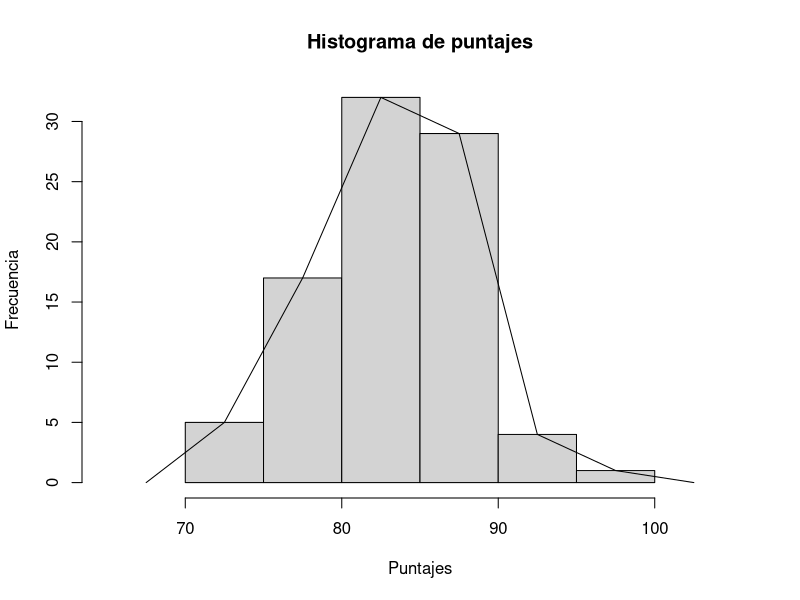
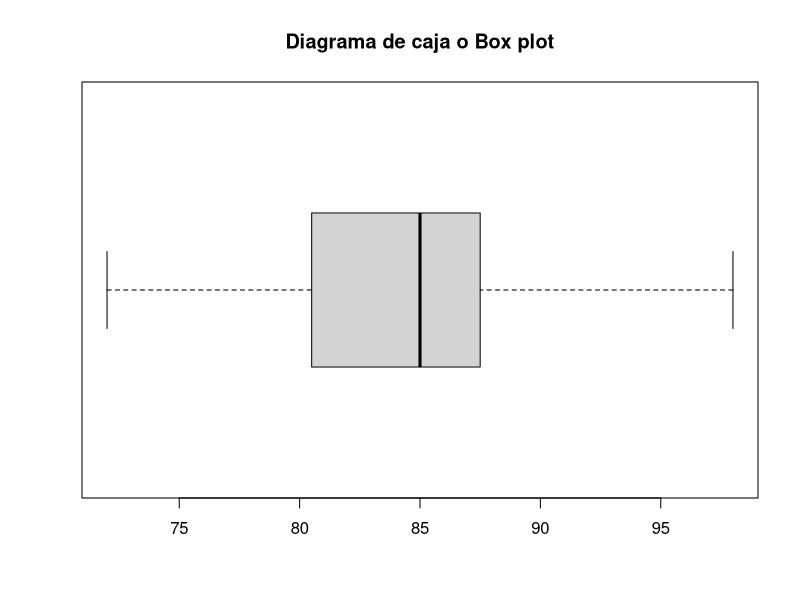
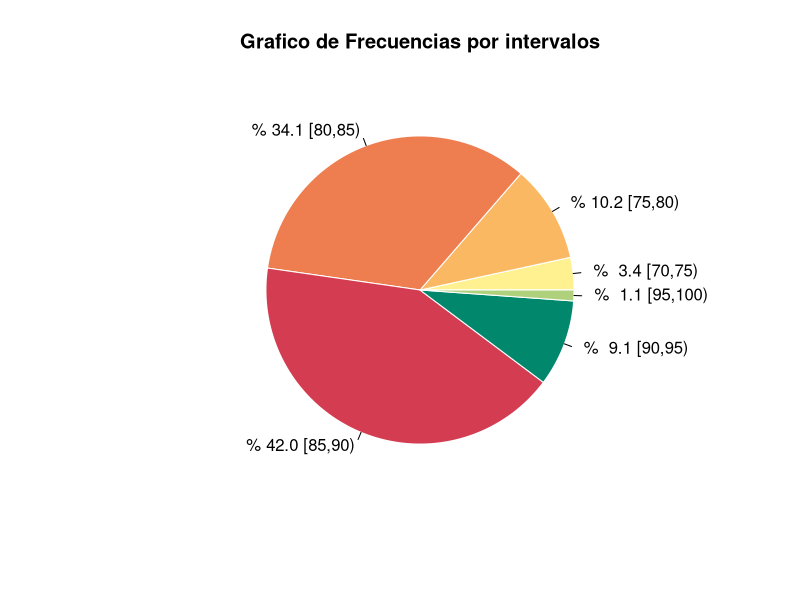
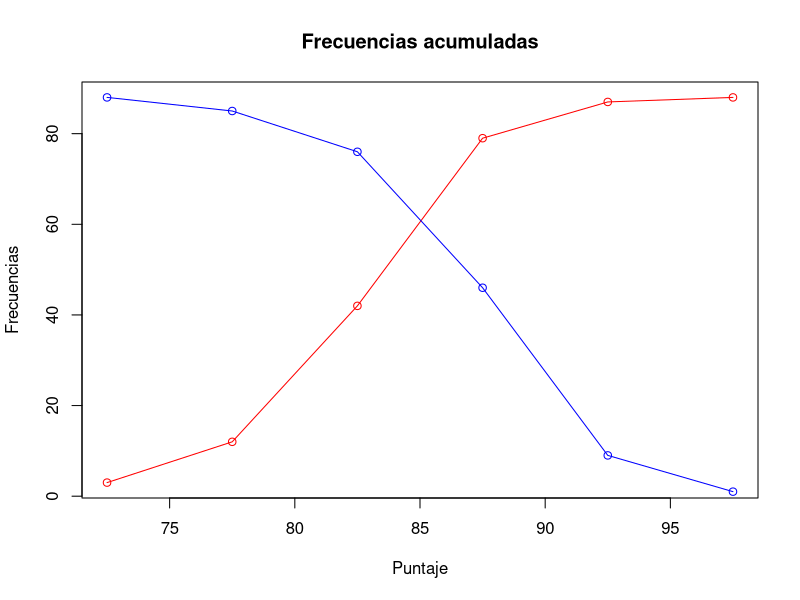

Write the R code that produced these figures, in order.
## ---- chunk 1
datos <- c(
  84 ,85 ,87 ,72 ,88 ,87 ,86 ,88 ,80 ,82 ,88 ,76 ,75 ,85 ,81 ,93 ,84 ,80 ,83 ,89 ,83 ,88,
  87 ,80 ,80 ,87 ,84 ,83 ,88 ,85 ,98 ,85 ,91 ,83 ,78 ,82 ,85 ,80 ,80 ,92 ,76 ,81 ,75 ,86,
  84 ,82 ,89 ,85 ,88 ,85 ,89 ,83 ,87 ,85 ,85 ,80 ,92 ,86 ,78 ,89 ,88 ,81 ,90 ,85 ,72 ,87,
  80 ,87 ,83 ,89 ,80 ,90 ,90 ,87 ,72 ,87 ,82 ,85 ,78 ,80 ,90 ,77 ,84 ,84 ,89 ,79 ,81 ,85
)

datos

## ---- chunk 2
intervalos <- seq(70,100,5)
intervalos

tabla <- data.frame(table(cut(datos,intervalos, right = FALSE))) 
colnames(tabla)[1] <- "Intervalos"
colnames(tabla)[2] <- "Frec"
tabla 

## ---- chunk 3

histograma <- hist(datos,                          # Paso los datos originales
                 breaks = intervalos,              # Vector con limites de intervalos
                 xlim = c(65,105),                 # Limites eje X
                 xlab = "Puntajes",                # Titulo de eje X
                 ylab = "Frecuencia",              # Titulo de eje Y
                 main = "Histograma de puntajes")  # Titulo del Grafico

# Nota: el unico parametro obligatorio son los datos -> hist(datos) Funciona!

# El param breaks me da control sobre como se arman las barras


lines( c(67.5,c(histograma$mids),102.5) , c(0,c(histograma$counts),0) )

## ---- chunk 4

tabla$FrecRel <- tabla$Frec/sum(tabla$Frec)      # Frecuencia relativa
tabla$RelPor <- tabla$FrecRel*100                # Frecuencia relativa porcentual
tabla$RelAcu <- cumsum(tabla$FrecRel)            # Frecuencia relativa acumulada creciente 
tabla$RelDes <- rev(cumsum(rev(tabla$FrecRel)))  # Frecuencia relativa acumulada decreciente 
tabla$PorAcu <- cumsum(tabla$RelPor)             # Frecuencia relativa acumulada creciente porcentual
tabla$PorDes <- rev(cumsum(rev(tabla$RelPor)))   # Frecuencia relativa acumulada decreciente porcentual

# Pueden imprimir la tabla usando print(...) y pasando la cantidad de digitos de los datos
print(tabla, digits = 3)

## ---- chunk 5
knitr::kable(tabla, format = "markdown", digits = 3)
## ---- chunk 6
summary(datos)

boxplot(datos, horizontal = TRUE,  main = "Diagrama de caja o Box plot")


## ---- chunk 7
pie(tabla$Frec, 
    labels = paste(" %", format(tabla$RelPor, digits = 2), tabla$Intervalos ), 
    main = "Grafico de Frecuencias por intervalos",
    col = c("#fff18f","#fbb862","#ee7d4f","#d43d51","#00876c","#afd17c"),
    border = 0
    )

## ---- chunk 8
tabla$FrecAcu <- cumsum(tabla$Frec)               # Frecuencia acumulada creciente
tabla$FrecDes <- rev(cumsum(rev(tabla$Frec)))     # Frecuencia acumulada decreciente

# Selecciono las columnas que quiero imprimir
tabla[c("Intervalos", "Frec", "FrecAcu", "FrecDes")] 

## ---- chunk 9
knitr::kable(tabla[c("Intervalos", "Frec", "FrecAcu", "FrecDes")] , 
             format = "markdown", digits = 3)
## ---- chunk 10
plot(
  x = histograma$mids, 
  y = tabla$FrecAcu, 
  type = "o",  
  xlab = "Puntaje",
  ylab = "Frecuencias",
  main = "Frecuencias acumuladas",
  col = "red"
)

lines(
  x = histograma$mids,
  y = tabla$FrecDes, 
  type = "o",   
  col = "blue"
)
## ---- chunk 11
median(datos)
## ---- chunk 12
min(datos)

max(datos)

mean(datos)

median(datos)

var(datos)

sd(datos)

cv <- sd(datos)/mean(datos)
cv*100

quantile(datos, c(0.85))

quantile(datos, c(0.25,0.50,0.75))

summary(datos)

